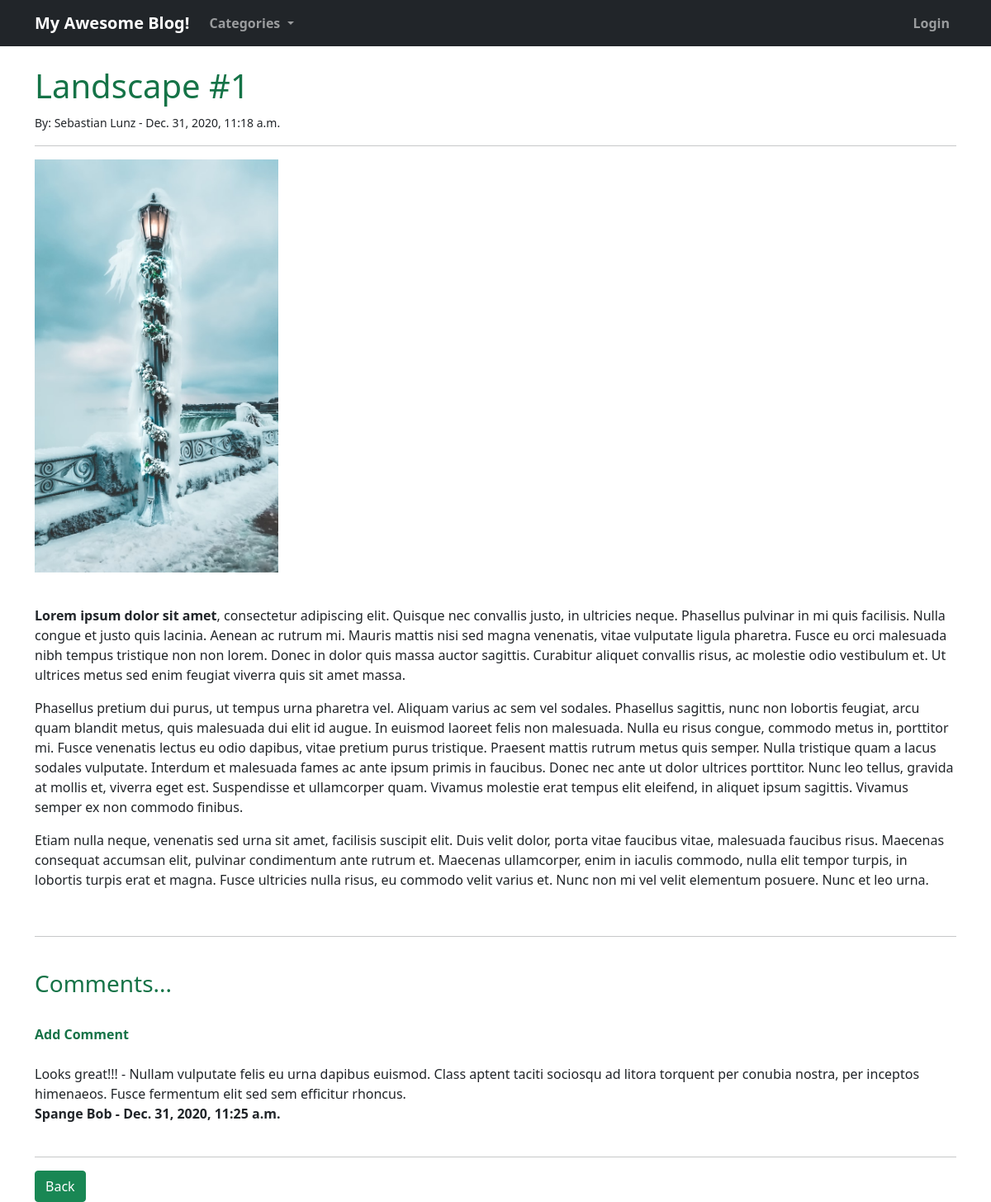
Screenshot of /article/32 with the database file from the repository.
### blog/models.py (models this page shows, shortened)
class Post(models.Model):
    title = models.CharField(max_length=255)
    title_tag = models.CharField(max_length=255)
    header_image = models.ImageField(blank=True, null=True, default='', upload_to='images/')
    author = models.ForeignKey(User, on_delete=models.CASCADE)
    body = RichTextField(blank=True, null=True, default='')
    post_date = models.DateTimeField(auto_now_add=True)
    category = models.CharField(max_length=255, default='')
    snippet = models.CharField(max_length=255, default='')

class Comment(models.Model):
    post = models.ForeignKey(Post, related_name="comments", on_delete=models.CASCADE)
    name = models.CharField(max_length=255)
    body = models.TextField()
    date_added = models.DateTimeField(auto_now_add=True)

### blog/views.py (the view)
# urls.py: path('article/<int:pk>', views.ArticleDetailView.as_view(), name="article-detail"),
class ArticleDetailView(DetailView):
    model = Post
    template_name = 'article_details.html'
    def get_context_data(self, *args, **kwargs):
        cat_menu = Category.objects.all()
        context = super(ArticleDetailView, self).get_context_data(*args, **kwargs)
        context["cat_menu"] = cat_menu
        return context

### blog/models.py (called while the page is built)
    def __str__(self):
        return self.name

### blog/templates/article_details.html (shortened to what this page needs)
{% extends 'base.html' %}
{% load static %}
{% block content %}
    <h1>{{ post.title }}</h1>
    <small>By:
        {{ post.author.first_name }}
        {{ post.author.last_name }} -
        {{ post.post_date }}
    </small></br>
    <hr/>
    {% if post.header_image %}
        <img src="{{ post.header_image.url }}" style="max-height: 500px; width: auto;">
    {% endif %}
    {{ post.body|safe|linebreaks }}
    <hr><br/>
    <h3>Comments...</h3><br/>
    {% if not post.comments.all %}
        No Comments Yet... <a href="{% url 'blog:add-comment' post.pk %}">Add One</a>
    {% else %}
        <a href="{% url 'blog:add-comment' post.pk %}">Add Comment</a>
        <br/><br/>
        {% for comment in post.comments.all %}
            {{ comment.body }}
            <br/>
            <strong>
                {{ comment.name }} -
                {{ comment.date_added }}
            </strong>
            <br/><br/>
        {% endfor %}
    {% endif %}
    <hr>
    <a href="{% url 'blog:index' %}" class="btn btn-success">Back</a>
{% endblock %}

### blog/static/blog/main.css (style rules this page uses)
a { text-decoration: none; font-weight: 600; color: #157347; }
h1, h2, h3, h4, h5, h6 { color: #157347; }

### rows the page displays
Post: title "Landscape #1", author.first_name "Sebastian", author.last_name "Lunz", post_date "Dec. 31, 2020, 11:18 a.m.", header_image (picture), body "Lorem ipsum dolor sit amet , consectetur adipiscing elit. Quisque nec convallis justo, in ultricies neque. Phasellus pulvinar in mi quis facilisis. Nulla congue et justo quis lacinia. Aenean ac rutrum mi. Mauris mattis nisi sed magna venenatis, vitae vulputate ligula pharetra. Fusce eu orci malesuada nibh tempus tristique non non lorem. Donec in dolor quis massa auctor sagittis. Curabitur aliquet convallis risus, ac molestie odio vestibulum et. Ut ultrices metus sed enim feugiat viverra quis sit amet massa. Phasellus pretium dui purus, ut tempus urna pharetra vel. Aliquam varius ac sem vel sodales. Phasellus sagittis, nunc non lobortis feugiat, arcu quam blandit metus, quis malesuada dui…"
Comment: body "Looks great!!! - Nullam vulputate felis eu urna dapibus euismod. Class aptent taciti sociosqu ad litora torquent per conubia nostra, per inceptos himenaeos. Fusce fermentum elit sed sem efficitur rhoncus.", name "Spange Bob", date_added "Dec. 31, 2020, 11:25 a.m."
